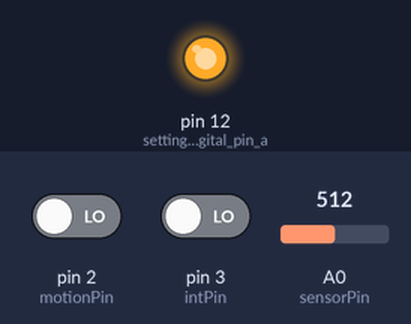
This sketch was run on a simulated Arduino Uno, built with avr-gcc and run on an emulated ATmega328P. On the bench: output pins drawn as LEDs (lit = HIGH). Inputs (shaded band) come from the test bench; at power-on: A0 (sensorPin) = 512, pin 2 (motionPin) LOW, pin 3 (intPin) LOW.

Above: at 1.2 s.
1.3 s: A0 (sensorPin) set to 482
At 2.3 s:
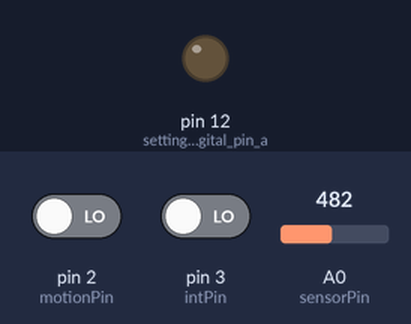
5.8 s: A0 (sensorPin) set to 510
At 6.9 s:
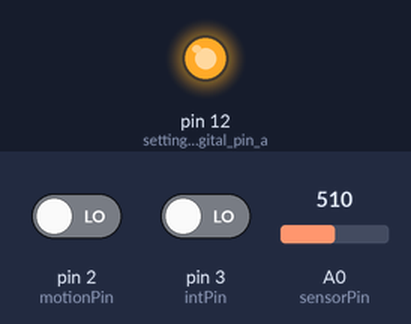
7.3 s: A0 (sensorPin) set to 490
At 8.1 s:
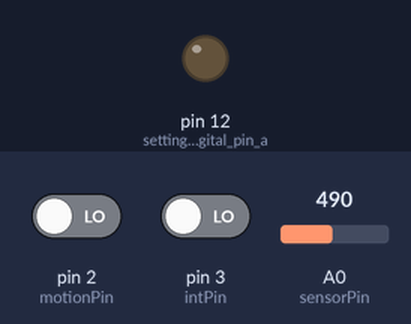
Timing chart, 0 to 10.3 s (numbered marks = the images above; inputs shaded):
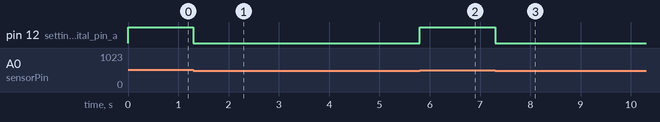

Measured:
- the behaviour switches between 501 and 500 on A0 (sensorPin) (found by bisection; images 0 and 1)
- after the input at 1.3 s, pin 12 (setting_the_digital_pin_a): HIGH → LOW at once
- after the input at 5.8 s, pin 12 (setting_the_digital_pin_a): LOW → HIGH at once
- after the input at 7.3 s, pin 12 (setting_the_digital_pin_a): HIGH → LOW at once

The sketch:

M1_T3C.ino
```cpp
const int sensorPin = A0;  // Declaring the consant variable for analog input
const int motionPin = 2;   // Declaring the constant variable for Interrupt pin 2
const int intPin = 3;      // Declarint the constant variable for Interrupt pin 3
int soilM = 0;             // Intializing the variable "soilM"
int motion = 0;            // Intializing the variable "motion"
int led1 = 9;              // declaring the variables of led 1 and 2 for respective pins
int led2 = 11;


void setup()  // Setup function( will run only one time)
{
  pinMode(intPin, INPUT);                                                        // Setting up the interrupt pin as Input
  pinMode(motionPin, INPUT);                                                     // Setting up the interrupt pin as Input
  pinMode(sensorPin, INPUT);                                                     // Setting up the Analog Pin as Input
  pinMode(12, OUTPUT);                                                           // setting the digital pin as Output
  Serial.begin(9600);                                                            // Intializing the Serial Communication at a baud rate of 9600
  attachInterrupt(digitalPinToInterrupt(intPin), soil, CHANGE);                  // Generating an Interrupt for Soil Moisture
  attachInterrupt(digitalPinToInterrupt(motionPin), mointionInterrupt, CHANGE);  // Generating an Interrupt for PIR Motion Sensor
}

void loop() {                               // Loop function which will run repeditely
  int sensorValue = analogRead(sensorPin);  // It is used to read the analog value of Soil Moisture Sensor
  if (sensorValue > 500) {                  //Setting the Threshold value
    digitalWrite(12, HIGH);
  } else {
    digitalWrite(12, LOW);
  }
}

void soil() {
  soilM = digitalRead(intPin);          // Used to read the digital value of Pin 3
  if (soilM == 1) {                     //  if intPin = HIGH, then soilM = 1
    Serial.println("Moisture Rising");  // Print the statment if the moisture of the soil is more than 500
    digitalWrite(9, HIGH);              // LED 1 will glow, if the above condition is fullfilled
  } else {
    digitalWrite(9, LOW);                // LED 1 light will turn off when the moisture is below 500
    Serial.println("Moisture Falling");  //Following line will print when the moisture value is below 500
  }
}

void mointionInterrupt() {
  motion = digitalRead(motionPin);  // used to read the digital value of the motion sensor
  if (motion == 1) {                //  Condition for the motion sensor, if it detects any motion
    Serial.println("Motion Detected");
    digitalWrite(11, HIGH);  // LED 2 will glow when motion will be detected

  } else {
    Serial.println("Motion is not Detected");
    digitalWrite(11, LOW);  // LED 2 will turn off when the emotion is not detected
  }
}
```
